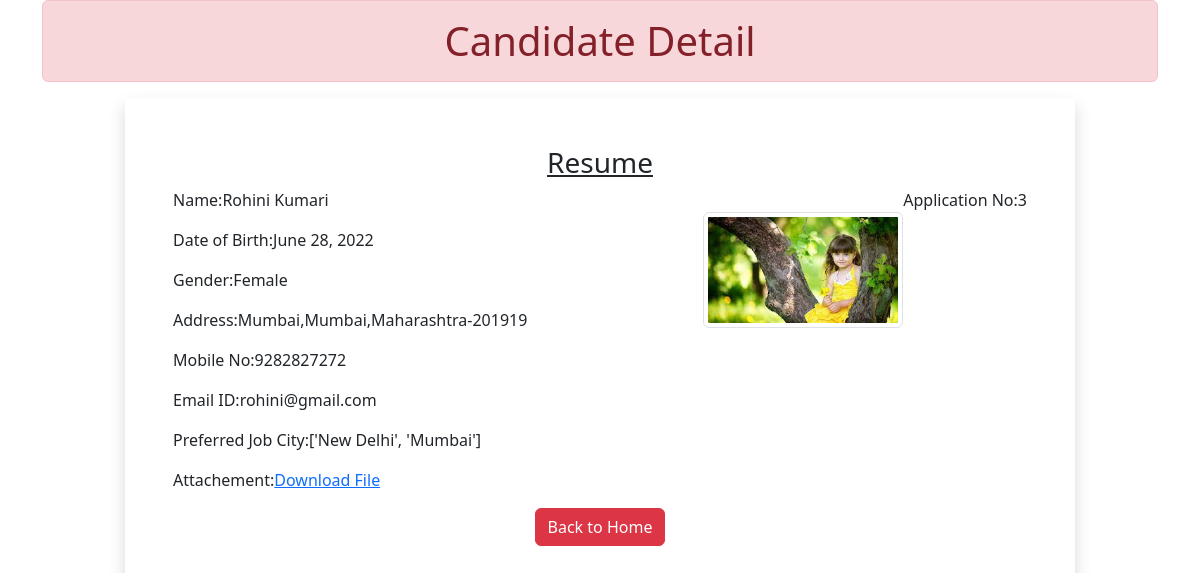
The app's page /candidate/3 with its own data.
### myapp/models.py (models this page shows)
class Resume(models.Model):
    name=models.CharField(max_length=100)
    dob=models.DateField(auto_now=False,auto_now_add=False)
    gender=models.CharField(max_length=100)
    locality=models.CharField(max_length=100)
    city=models.CharField(max_length=100)
    pin=models.PositiveIntegerField()
    state=models.CharField(choices=State_Choice,max_length=70)
    mobile=models.PositiveIntegerField()
    email=models.EmailField()
    job_city=models.CharField(max_length=100)
    profile_image=models.ImageField(upload_to="profileimg",blank=True)
    file=models.FileField(upload_to="doc",blank=True)

### myapp/views.py (the view)
# urls.py: path("candidate/<int:pk>",CandidateView.as_view(),name="CandidateView"),
class CandidateView(View):
    def get(self,request,pk):
        print(pk)
        candidate=Resume.objects.get(pk=pk)
        return render(request,"myapp/candidate.html",{"candidate":candidate})

### myapp/templates/myapp/candidate.html (shortened to what this page needs)
<!DOCTYPE html>
{% load static %}
<html lang="en">
<head>
    <link rel="stylesheet" href="//code.jquery.com/ui/1.13.1/themes/base/jquery-ui.css">
    <link rel="stylesheet" href="{% static 'myapp/css/bootstrap.css' %}">
    <link rel="stylesheet" href="{% static 'myapp/css/style.css' %}">
</head>
<body>
    <div class="container"><h1 class="text-center alert alert-danger p-3">Candidate Detail</h1>
        <div class="row">
            <div class="col-sm-1"></div>
            <div class="col-sm-10 shadow p-5 offset sm-1">
                <h3 class="text-center"><u>Resume</u></h3>
                <p class="float-end">Application No:{{candidate.id}}</p>
                <img src="{{candidate.profile_image.url}}" alt="" class="img-fluid img-thumbnail float-end mt-4" width="200" height="200">
                <p>Name:{{candidate.name}}</p>
                <p>Date of Birth:{{candidate.dob}}</p>
                <p>Gender:{{candidate.gender}}</p>
                <p>Address:{{candidate.locality}},{{candidate.city}},{{candidate.state}}-{{candidate.pin}}</p>
                <p>Mobile No:{{candidate.mobile}}</p>
                <p>Email ID:{{candidate.email}}</p>
                <p>Preferred Job City:{{candidate.job_city}}</p>
                <p>Attachement:<a href="{{candidate.file.url}}">Download File</a></p>
                <div class="text-center"><a href="{% url 'HomeView' %}" class="btn btn-danger">Back to Home</a></div>
            </div>
            <div class="col-sm-1"></div>
        </div>
    </div>
</body>
</html>

### records on screen
Resume: id "3", profile_image (picture), name "Rohini Kumari", dob "June 28, 2022", gender "Female", locality "Mumbai", city "Mumbai", state "Maharashtra", pin "201919", mobile "9282827272", email "rohini@gmail.com", job_city "['New Delhi', 'Mumbai']"
